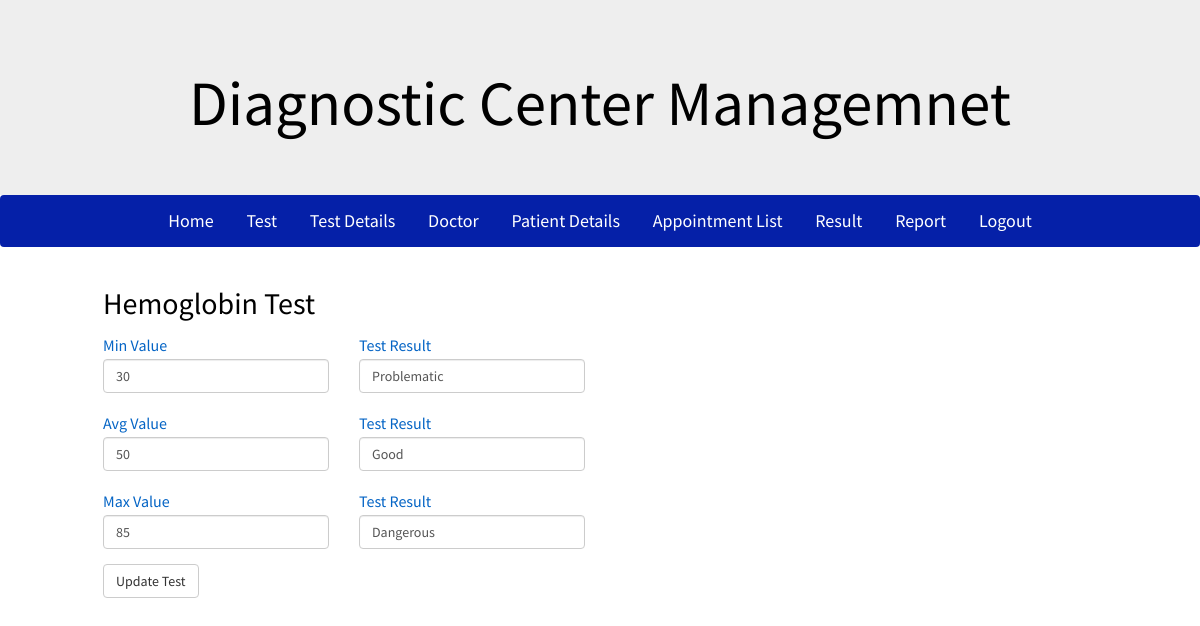
The page /admin/test_details_edit.php?testId=T001 (signed in) on the database its author committed.
### tables this page shows
CREATE TABLE `test_details` (
  `id` int(100) NOT NULL,
  `test_id` varchar(20) NOT NULL,
  `test_type` varchar(100) NOT NULL,
  `min` varchar(100) NOT NULL,
  `avg` varchar(100) NOT NULL,
  `max` varchar(100) NOT NULL
);

### admin/include/check-login.php (called while the page is built, shortened)
<?php
	if(isset($_COOKIE['username']))
	{
		$username = $_COOKIE['username'];
		$pass = $_COOKIE['password'];
		$check = $conn->query("SELECT * FROM admin WHERE username = '$username'");
		foreach($check as $info)
		{
			if ($pass != $info['password'])
			{
				$login = 0;
			}
			else
			{
				$login = 1;
			}
		}
	}
?>

### admin/test_details_edit.php (the view, shortened to what this page needs)
<?php
	include('../configuration.php');
    $conn = new PDO("mysql:host=$host;dbname=$db",$user,$pw);
	include('include/check-login.php');
?>
<?php
	if(isset($_REQUEST['testId'])){
		$tID = $_REQUEST['testId'];
	}
?>
<?php include('include/header.php'); ?>
<?php include('include/admin-nav.php'); ?>
<?php
	if($login == 0)
	{
		header('location:index.php');
	}
	else
	{
?>
<div class="container">
	<div class="row">
		<div class="col-md-6">
			<?php
				$check = $conn->query("SELECT * FROM test_details WHERE test_id = '$tID'");
				foreach ($check as $test_val) {
					$min = explode(',',$test_val['min']);
					$avg = explode(',',$test_val['avg']);
					$max = explode(',',$test_val['max']);
			?>
			<h2><?php echo $test_val['test_type']; ?></h2>
			<form method="post">
			  <div class="row">
			  	<div class="col-md-6">
			  		<div class="form-group">
					    <label for="testval1">Min Value</label>
					    <input type="number" required name="test_val1" value="<?php echo $min[0]; ?>" class="form-control" id="testval1">
					</div>
			  	</div>
			  	<div class="col-md-6">
			  		<div class="form-group">
					    <label for="testres1">Test Result</label>
					    <input type="text" required name="test_res1" value="<?php echo $min[1]; ?>" class="form-control" id="testres1">
					</div>
			  	</div>
			  </div>
			  <div class="row">
			  	<div class="col-md-6">
			  		<div class="form-group">
					    <label for="testval2">Avg Value</label>
					    <input type="number" required name="test_val2" value="<?php echo $avg[0]; ?>" class="form-control" id="testval2">
					</div>
			  	</div>
			  	<div class="col-md-6">
			  		<div class="form-group">
					    <label for="testres2">Test Result</label>
					    <input type="text" required name="test_res2" value="<?php echo $avg[1]; ?>" class="form-control" id="testres2">
					</div>
			  	</div>
			  </div>
			  <div class="row">
			  	<div class="col-md-6">
			  		<div class="form-group">
					    <label for="testval3">Max Value</label>
					    <input type="number" required name="test_val3" value="<?php echo $max[0]; ?>" class="form-control" id="testval3">
					</div>
			  	</div>
			  	<div class="col-md-6">
			  		<div class="form-group">
					    <label for="testres3">Test Result</label>
					    <input type="text" required name="test_res3" value="<?php echo $max[1]; ?>" class="form-control" id="testres3">
					</div>
			  	</div>
			  </div>
			  <button type="submit" name="update_test" class="btn btn-default">Update Test</button>
			</form>
			<?php
				}
			?>
		</div>
	</div>
</div>
</body>
</html>
<?php
	}
?>

### css/style.css (style rules this page uses)
body { font-family: 'Source Sans Pro', sans-serif; background-size:cover; font-weight: 400; font-size: 14px; line-height: 21px; color: #000; margin-bottom: 0; overflow-y: auto; overflow-x: hidden; background:#fff; }
.container { max-width:1024px; position: relative; z-index: 2; }
.form_wrap form label,label { color:#0464c5; font-family: 'Source Sans Pro'; font-weight:400; font-size:16px; margin-bottom:3px !important; padding-top:5px !important; }

### rows shown on the page
test_details: test_type "Hemoglobin Test", test_val1 "30", test_res1 "Problematic", test_val2 "50", test_res2 "Good", test_val3 "85", test_res3 "Dangerous"
